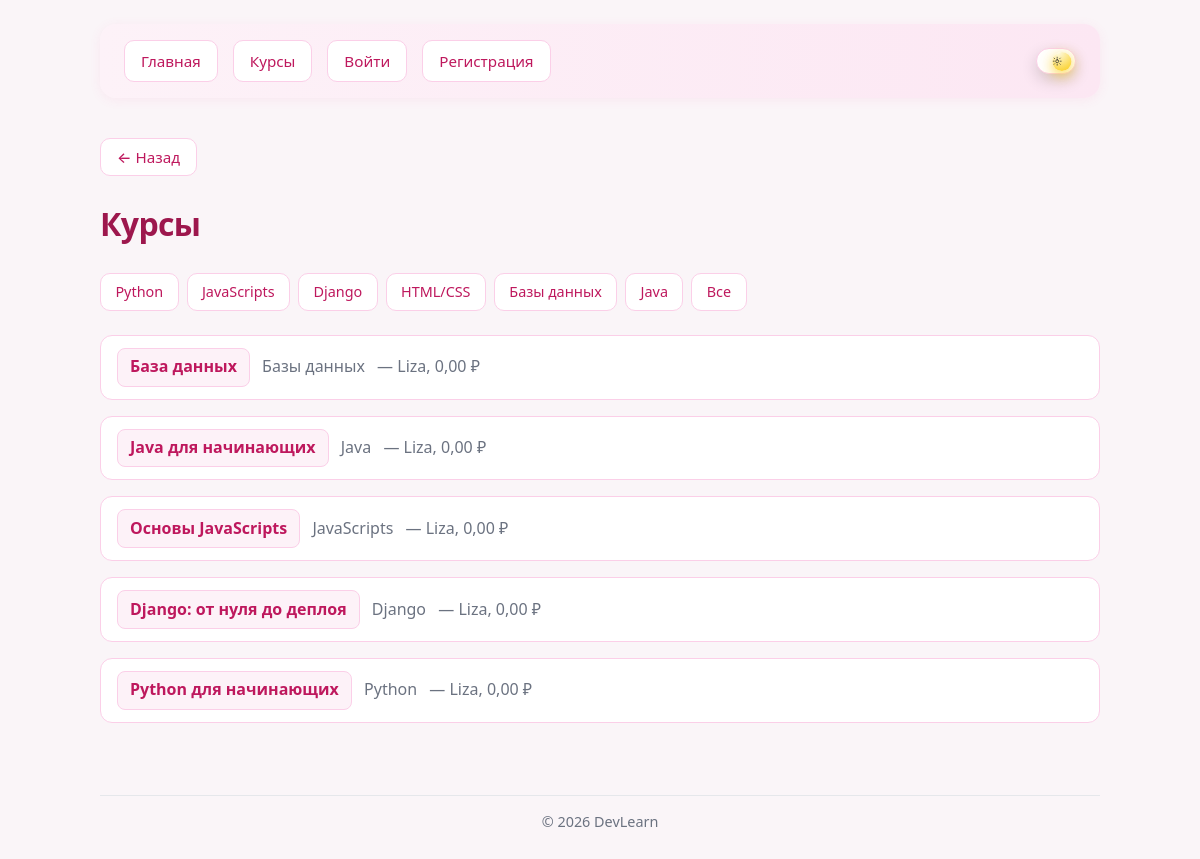
Before: /courses/ with the older database file.
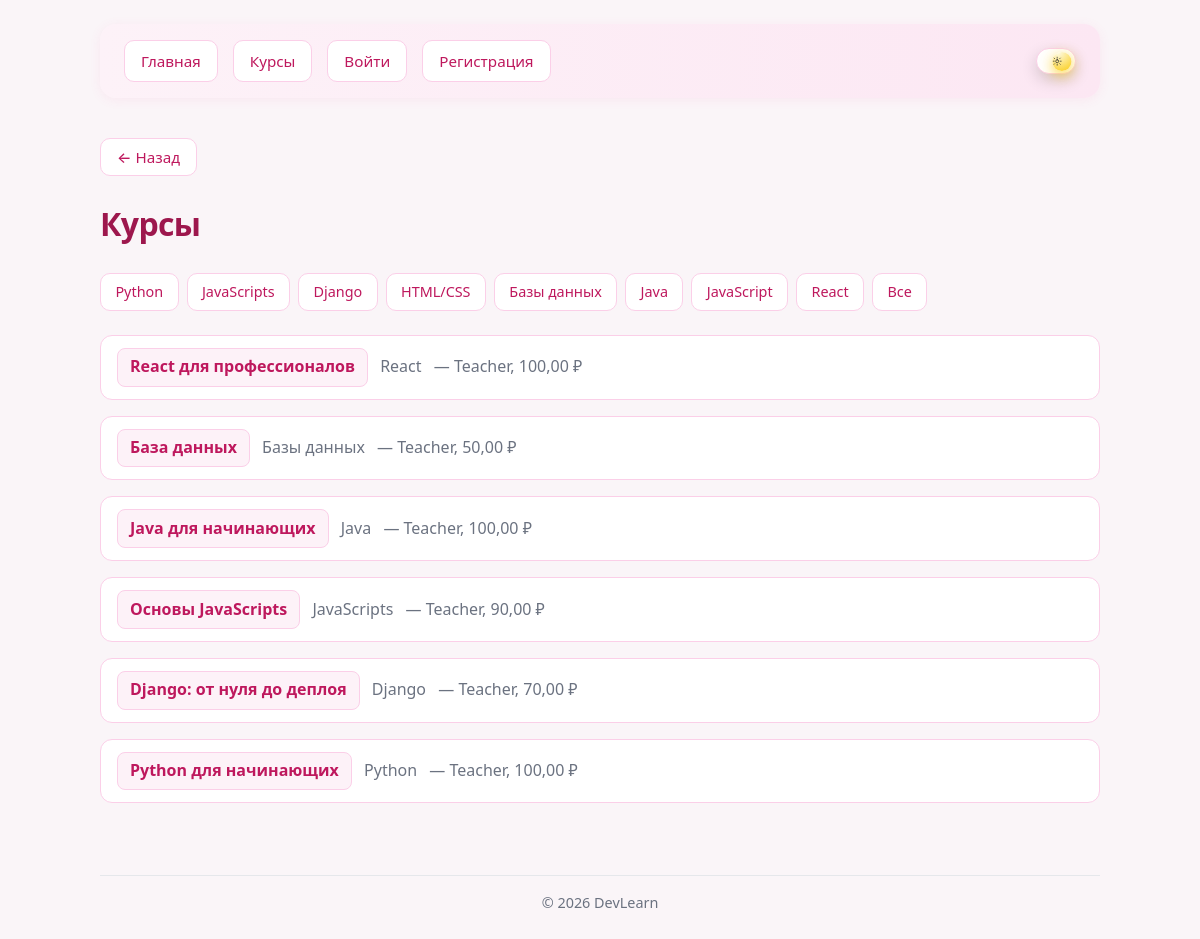
After: the same page with the newer database file.
### courses/models.py (models this page shows, shortened)
class Category(models.Model):
    name = models.CharField("Название", max_length=100)

class Course(models.Model):
    title = models.CharField("Название", max_length=100)
    description = models.TextField("Описание", blank=True)
    category = models.ForeignKey(
        "Category",
        on_delete=models.SET_NULL,
        null=True,
        blank=True,
        related_name="courses",
        verbose_name="Категория",
    )
    author = models.ForeignKey(
        settings.AUTH_USER_MODEL,
        on_delete=models.CASCADE,
        related_name="authored_courses",
        verbose_name="Автор",
    )
    price = models.DecimalField(
        "Цена",
        max_digits=10,
        decimal_places=2,
        default=0,
    )
    created_at = models.DateTimeField(auto_now_add=True)
    class Meta:
        ordering = ["-created_at"]

### courses/views.py (the view)
# urls.py: path("", views.CourseListView.as_view(), name="course_list"),
class CourseListView(ListView):
    model = Course
    template_name = "courses/course_list.html"
    context_object_name = "courses"
    def get_queryset(self):
        qs = Course.objects.select_related("author", "category")
        cat = self.request.GET.get("category")
        if cat:
            qs = qs.filter(category_id=cat)
        return qs
    def get_context_data(self, **kwargs):
        context = super().get_context_data(**kwargs)
        context["categories"] = Category.objects.all()
        return context

### users/context_processors.py (called while the page is built)
def user_role(request):
    is_teacher = False
    if request.user.is_authenticated:
        profile = getattr(request.user, "profile", None)
        is_teacher = profile and profile.role == "teacher"
    return {"is_teacher": is_teacher}

### courses/templates/courses/course_list.html (shortened to what this page needs)
{% extends "base.html" %}
{% block content %}
<h1>Курсы</h1>
{% if categories %}
<p class="category-filters">
    {% for c in categories %}
    <a href="?category={{ c.id }}" class="btn-cat">{{ c.name }}</a>
    {% endfor %}
    <a href="{% url 'courses:course_list' %}" class="btn-cat">Все</a>
</p>
{% endif %}
<ul class="course-list">
    {% for course in courses %}
    <li class="course-item">
        <a href="{% url 'courses:course_detail' course.pk %}" class="btn-course">{{ course.title }}</a>
        {% if course.category %}<em class="course-meta">{{ course.category.name }}</em>{% endif %}
        <span class="course-meta"> — {{ course.author.username }}, {{ course.price }} ₽</span>
    </li>
    {% empty %}
    <li>Курсов пока нет.</li>
    {% endfor %}
</ul>
{% endblock %}

### templates/base.html (shortened to what this page needs)
{% load static %}
<!DOCTYPE html>
<html lang="ru">
<head>
    <link rel="stylesheet" href="{% static 'css/style.css' %}">
</head>
<body>
    <nav>
        <a href="{% url 'index' %}" class="btn-nav">Главная</a>
        <a href="{% url 'courses:course_list' %}" class="btn-nav">Курсы</a>
        {% if user.is_authenticated %}
            <span>Привет, <strong>{{ user.username }}</strong></span>
            <a href="{% url 'courses:my_courses' %}" class="btn-nav">Мои курсы</a>
            {% if is_teacher %}
                <a href="{% url 'courses:course_create' %}" class="btn-nav">Создать курс</a>
            {% endif %}
            <form method="post" action="{% url 'users:logout' %}" class="form-inline">
                {% csrf_token %}
                <button type="submit" class="btn-nav btn-logout">Выйти</button>
            </form>
        {% else %}
            <a href="{% url 'users:login' %}" class="btn-nav">Войти</a>
            <a href="{% url 'users:register' %}" class="btn-nav">Регистрация</a>
        {% endif %}
        <button
            type="button"
            class="theme-toggle"
            id="theme-toggle"
            aria-label="Переключить тему"
        >
            <span class="theme-toggle__thumb">
            </span>
        </button>
    </nav>
    <main>
        {% if request.path != '/' %}
        <p class="back-row">
            <button type="button" class="btn-nav btn-back" onclick="history.back()" aria-label="Назад">← Назад</button>
        </p>
        {% endif %}
        {% block content %}{% endblock %}
    </main>
    <footer>
        <hr>
        <p class="footer-copy">&copy; 2026 DevLearn</p>
    </footer>
</body>
</html>

### static/css/style.css (style rules this page uses)
:root { --pink-50: #fdf2f8; --pink-100: #fce7f3; --pink-200: #fbcfe8; --pink-300: #f9a8d4; --pink-400: #f472b6; --pink-500: #ec4899; --pink-600: #db2777; --pink-700: #be185d; --pink-800: #9d174d; --pink-900: #831843; --bg: #faf5f8; --card-bg: #ffffff; --text: #1f2937; --text-muted: #6b7280; --accent: #db2777; --accent-hover: #be185d; --border: #fbcfe8; --nav-bg: linear-gradient(90deg, #fdf2f8 0%, #fce7f3 100%); --nav-shadow: 0 2px 12px rgba(236, 72, 153, 0.08); --card-shadow: 0 4px 20px rgba(0, 0, 0, 0.06); --card-shadow-hover: 0 8px 30px rgba(236, 72, 153, 0.12); --hr-color: #e5e7eb; }
body { background: var(--bg); color: var(--text); line-height: 1.6; font-family: system-ui, -apple-system, "Segoe UI", Roboto, sans-serif; max-width: 1000px; margin: 0 auto; padding: 1.5rem; }
nav { background: var(--nav-bg); padding: 1rem 1.5rem; border-radius: 16px; box-shadow: var(--nav-shadow); display: flex; align-items: center; gap: 15px; margin-bottom: 2.5rem; flex-wrap: wrap; }
nav a, .btn-nav { display: inline-block; color: var(--pink-700); text-decoration: none; font-weight: 500; padding: 0.5rem 1rem; border-radius: 10px; border: 1px solid var(--pink-200); background: var(--card-bg); transition: background 0.2s, box-shadow 0.2s; cursor: pointer; font-size: 0.95rem; }
nav a.btn-nav { border: 1px solid var(--pink-200); }
.category-filters { display: flex; flex-wrap: wrap; gap: 0.5rem; margin-bottom: 1.5rem; }
.btn-cat { display: inline-block; padding: 0.4rem 0.9rem; border-radius: 10px; border: 1px solid var(--pink-200); background: var(--card-bg); color: var(--pink-700); text-decoration: none; font-weight: 500; font-size: 0.9rem; transition: background 0.2s, box-shadow 0.2s; }
.course-list { list-style: none; padding: 0; }
.course-item { margin-bottom: 1rem; padding: 0.75rem 1rem; border-radius: 12px; border: 1px solid var(--border); background: var(--card-bg); transition: box-shadow 0.2s; }
.btn-course { display: inline-block; padding: 0.35rem 0.75rem; border-radius: 8px; border: 1px solid var(--pink-200); background: var(--pink-50); color: var(--pink-700); text-decoration: none; font-weight: 600; transition: background 0.2s; }
.course-meta { margin-left: 0.5rem; color: var(--text-muted); font-style: normal; }
.back-row { margin-bottom: 1.25rem; }
.btn-back { font-family: inherit; }
h1 { color: var(--pink-800); font-weight: 700; letter-spacing: -0.02em; margin-bottom: 1.5rem; }
footer { margin-top: 3rem; padding-top: 1rem; }
.footer-copy { text-align: center; color: var(--text-muted); font-size: 0.9rem; }
footer hr { border: none; border-top: 1px solid var(--hr-color); }
.theme-toggle { position: relative; width: 2.5rem; height: 1.6rem; padding: 1px; border-radius: 999px; border: 1px solid var(--border); background: var(--card-bg); box-shadow: 0 6px 16px rgba(0, 0, 0, 0.16); display: inline-flex; align-items: center; justify-content: flex-start; cursor: pointer; outline: none; transition: background 0.2s, box-shadow 0.2s, border-color 0.2s; margin-left: auto; }
.theme-toggle__thumb { position: relative; width: 1.2rem; height: 1.2rem; border-radius: 999px; background: radial-gradient(circle at 30% 0%, #fefce8, #facc15); box-shadow: 0 4px 14px rgba(250, 204, 21, 0.85); display: inline-flex; align-items: center; justify-content: center; color: #020617; transform: translateX(0); transition: transform 0.25s cubic-bezier(0.4, 0, 0.2, 1), background 0.25s ease-out, box-shadow 0.25s ease-out; }
.theme-toggle__icon { width: 0.9rem; height: 0.9rem; display: block; }
.theme-toggle__icon--sun { opacity: 1; transform: scale(1); transition: opacity 0.2s ease-out, transform 0.2s ease-out; }
.theme-toggle[data-theme-state="light"] { background: var(--card-bg); border-color: var(--border); }
.theme-toggle[data-theme-state="light"] .theme-toggle__thumb { transform: translateX(0.9rem); }
.theme-toggle[data-theme-state="light"] .theme-toggle__icon--sun { opacity: 1; transform: scale(1); }

Changed rows visible on the page:
added Category: name "JavaScript"
added Category: name "React"
added Course: title "React для профессионалов", category.name "React", author.username "Teacher", price "100,00"
changed Course "База данных": author.username "Liza" → "Teacher"; price "0,00" → "50,00"
changed Course "Java для начинающих": author.username "Liza" → "Teacher"; price "0,00" → "100,00"
changed Course "Основы JavaScripts": author.username "Liza" → "Teacher"; price "0,00" → "90,00"
changed Course "Django: от нуля до деплоя": author.username "Liza" → "Teacher"; price "0,00" → "70,00"
changed Course "Python для начинающих": author.username "Liza" → "Teacher"; price "0,00" → "100,00"
